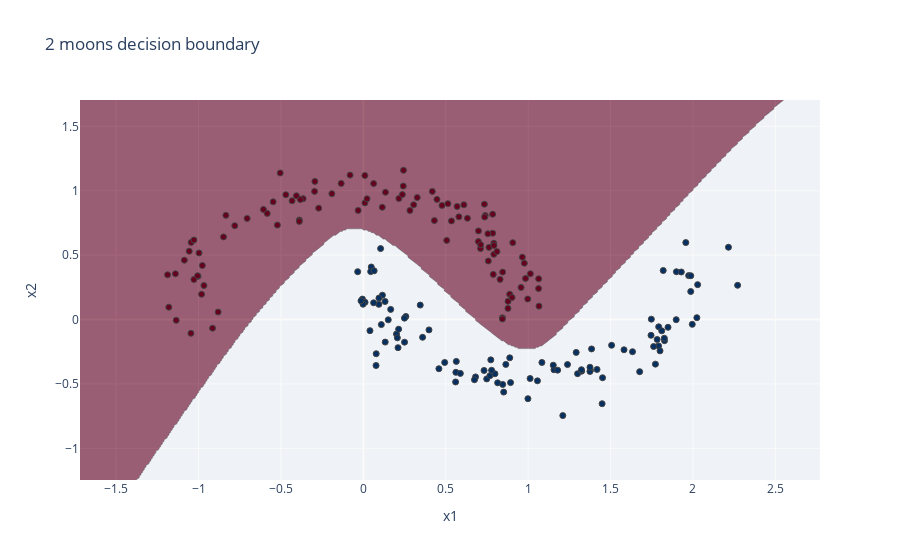

Write notebook code for a chart like this one.
### Code cell
fig = go.Figure()
fig.add_trace(go.Contour(
    x=np.arange(x_min, x_max, 0.01),
    y=np.arange(y_min, y_max, 0.01),
    z=z,
    showscale=False,
    colorscale='RdBu',
    opacity=0.6,
    contours=dict(
        start=0,
        end=1,
        size=1,
    )
))
fig.add_trace(go.Scatter(
    x=x_test[:, 0],
    y=x_test[:, 1],
    mode='markers',
    marker=dict(
        color=y_test,
        colorscale='RdBu',
        line=dict(width=1)
    ),
    name='Test Data'
))
fig.update_layout(
    title='2 moons decision boundary',
    xaxis_title='x1',
    yaxis_title='x2'
)
fig.show()

### Figure 1 — Plotly figure (JSON) as saved in the notebook; plotly's stock layout.template omitted (floating-point values rounded to 4 significant figures; data arrays with more than 128 entries replaced by an {"elided": "..."} marker saying what was removed)
{"data": [{"colorscale": [[0, "rgb(103,0,31)"], [0.1, "rgb(178,24,43)"], [0.2, "rgb(214,96,77)"], [0.3, "rgb(244,165,130)"], [0.4, "rgb(253,219,199)"], [0.5, "rgb(247,247,247)"], [0.6, "rgb(209,229,240)"], [0.7, "rgb(146,197,222)"], [0.8, "rgb(67,147,195)"], [0.9, "rgb(33,102,172)"], [1, "rgb(5,48,97)"]], "contours": {"end": 1, "size": 1, "start": 0}, "opacity": 0.6, "showscale": false, "type": "contour", "x": {"elided": "450 float values"}, "y": {"elided": "296 float values"}, "z": {"elided": "296x450 int values"}}, {"marker": {"color": {"elided": "200 int values"}, "colorscale": [[0, "rgb(103,0,31)"], [0.1, "rgb(178,24,43)"], [0.2, "rgb(214,96,77)"], [0.3, "rgb(244,165,130)"], [0.4, "rgb(253,219,199)"], [0.5, "rgb(247,247,247)"], [0.6, "rgb(209,229,240)"], [0.7, "rgb(146,197,222)"], [0.8, "rgb(67,147,195)"], [0.9, "rgb(33,102,172)"], [1, "rgb(5,48,97)"]], "line": {"width": 1}}, "mode": "markers", "name": "Test Data", "type": "scatter", "x": {"elided": "200 float values"}, "y": {"elided": "200 float values"}}], "layout": {"title": {"text": "2 moons decision boundary"}, "xaxis": {"title": {"text": "x1"}}, "yaxis": {"title": {"text": "x2"}}}}
